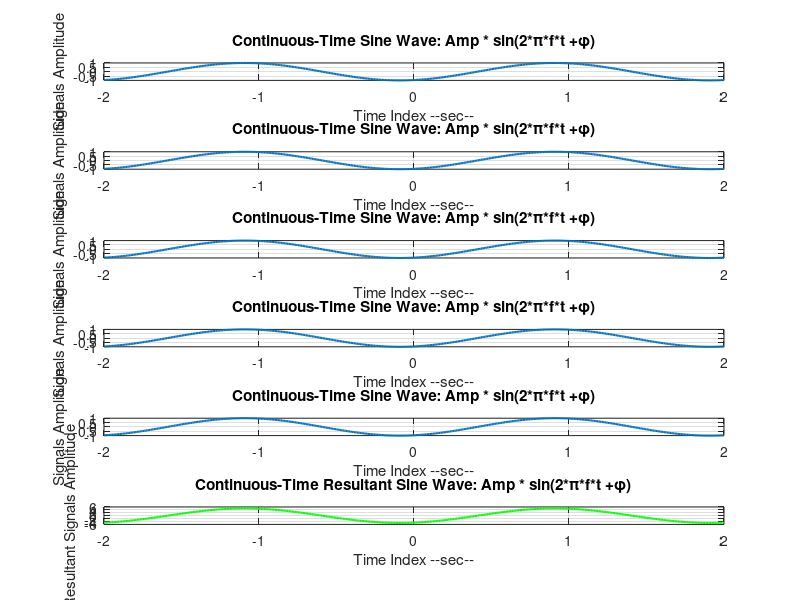

The MATLAB source for this figure:
clc;
clear;
close all;

amount = input('How many signals will you be plotting? ');
Amp = 1;
time = -2: 0.01 : 2;
freq = 0.5;
resultant = 0;

for i = 1 : 1: amount 
   phase = input('Enter phase of this signal? '); 
   sig = Amp * sin(2* pi * freq * time + phase);
   resultant = resultant + sig;
   
   figure(1)
   subplot(amount+1,1,i)
    plot(time,sig,'linewidth', 1.5)
    title('Continuous-Time Sine Wave: Amp * sin(2*\pi*f*t +\phi)') ;
    xlabel('Time Index --sec--')
    ylabel('Signals Amplitude') 
    axis([time(1) time(end) -Amp Amp]) 
    grid;
end

subplot(amount + 1,1, amount+1);
plot(time,resultant,  'g', 'linewidth', 1.5)
title('Continuous-Time Resultant Sine Wave: Amp * sin(2*\pi*f*t +\phi)') ;
xlabel('Time Index --sec--')
ylabel('Resultant Signals Amplitude') 
grid